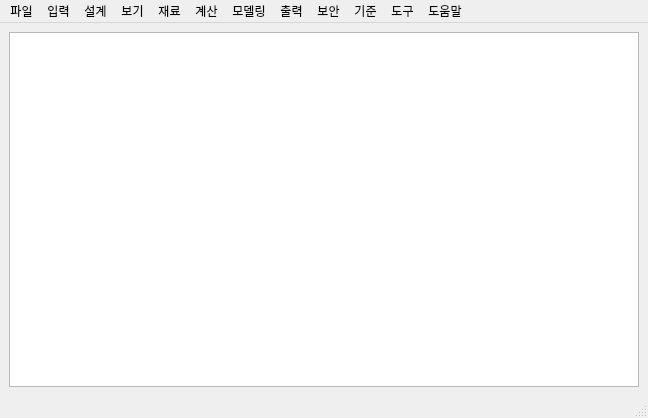
<?xml version="1.0" encoding="UTF-8"?>
<ui version="4.0">
 <class>MainWindow</class>
 <widget class="QMainWindow" name="MainWindow">
  <property name="geometry">
   <rect>
    <x>0</x>
    <y>0</y>
    <width>648</width>
    <height>418</height>
   </rect>
  </property>
  <property name="cursor">
   <cursorShape>ArrowCursor</cursorShape>
  </property>
  <property name="mouseTracking">
   <bool>true</bool>
  </property>
  <property name="contextMenuPolicy">
   <enum>Qt::ActionsContextMenu</enum>
  </property>
  <property name="windowTitle">
   <string>변압기설계 프로그램(kepri)</string>
  </property>
  <property name="toolTipDuration">
   <number>-4</number>
  </property>
  <widget class="QWidget" name="centralwidget">
   <property name="focusPolicy">
    <enum>Qt::TabFocus</enum>
   </property>
   <layout class="QGridLayout" name="gridLayout">
    <item row="0" column="0">
     <layout class="QVBoxLayout" name="verticalLayout">
      <item>
       <widget class="QPlainTextEdit" name="plainTextEdit">
        <property name="focusPolicy">
         <enum>Qt::WheelFocus</enum>
        </property>
        <property name="contextMenuPolicy">
         <enum>Qt::ActionsContextMenu</enum>
        </property>
        <property name="toolTipDuration">
         <number>-2</number>
        </property>
        <property name="layoutDirection">
         <enum>Qt::LeftToRight</enum>
        </property>
       </widget>
      </item>
     </layout>
    </item>
   </layout>
  </widget>
  <widget class="QMenuBar" name="menubar">
   <property name="geometry">
    <rect>
     <x>0</x>
     <y>0</y>
     <width>648</width>
     <height>21</height>
    </rect>
   </property>
   <property name="focusPolicy">
    <enum>Qt::NoFocus</enum>
   </property>
   <widget class="QMenu" name="menu_file">
    <property name="cursor">
     <cursorShape>PointingHandCursor</cursorShape>
    </property>
    <property name="layoutDirection">
     <enum>Qt::RightToLeft</enum>
    </property>
    <property name="title">
     <string>파일</string>
    </property>
    <addaction name="file_newdesign"/>
    <addaction name="file_load"/>
    <addaction name="file_save"/>
    <addaction name="file_saveas"/>
    <addaction name="file_close"/>
   </widget>
   <widget class="QMenu" name="menu_input">
    <property name="cursor">
     <cursorShape>PointingHandCursor</cursorShape>
    </property>
    <property name="title">
     <string>입력</string>
    </property>
   </widget>
   <widget class="QMenu" name="menu_design">
    <property name="cursor">
     <cursorShape>PointingHandCursor</cursorShape>
    </property>
    <property name="layoutDirection">
     <enum>Qt::RightToLeft</enum>
    </property>
    <property name="title">
     <string>설계</string>
    </property>
   </widget>
   <widget class="QMenu" name="menu_view">
    <property name="cursor">
     <cursorShape>PointingHandCursor</cursorShape>
    </property>
    <property name="layoutDirection">
     <enum>Qt::RightToLeft</enum>
    </property>
    <property name="title">
     <string>보기</string>
    </property>
   </widget>
   <widget class="QMenu" name="menu_material">
    <property name="cursor">
     <cursorShape>PointingHandCursor</cursorShape>
    </property>
    <property name="layoutDirection">
     <enum>Qt::RightToLeft</enum>
    </property>
    <property name="title">
     <string>재료</string>
    </property>
   </widget>
   <widget class="QMenu" name="menu_calculate">
    <property name="cursor">
     <cursorShape>PointingHandCursor</cursorShape>
    </property>
    <property name="layoutDirection">
     <enum>Qt::RightToLeft</enum>
    </property>
    <property name="title">
     <string>계산</string>
    </property>
   </widget>
   <widget class="QMenu" name="menu_modelling">
    <property name="cursor">
     <cursorShape>PointingHandCursor</cursorShape>
    </property>
    <property name="layoutDirection">
     <enum>Qt::RightToLeft</enum>
    </property>
    <property name="title">
     <string>모델링</string>
    </property>
   </widget>
   <widget class="QMenu" name="menu_print">
    <property name="cursor">
     <cursorShape>PointingHandCursor</cursorShape>
    </property>
    <property name="contextMenuPolicy">
     <enum>Qt::NoContextMenu</enum>
    </property>
    <property name="layoutDirection">
     <enum>Qt::RightToLeft</enum>
    </property>
    <property name="title">
     <string>출력</string>
    </property>
   </widget>
   <widget class="QMenu" name="menu_security">
    <property name="cursor">
     <cursorShape>PointingHandCursor</cursorShape>
    </property>
    <property name="layoutDirection">
     <enum>Qt::RightToLeft</enum>
    </property>
    <property name="title">
     <string>보안</string>
    </property>
   </widget>
   <widget class="QMenu" name="menu_standard">
    <property name="cursor">
     <cursorShape>PointingHandCursor</cursorShape>
    </property>
    <property name="layoutDirection">
     <enum>Qt::RightToLeft</enum>
    </property>
    <property name="title">
     <string>기준</string>
    </property>
   </widget>
   <widget class="QMenu" name="menu_tool">
    <property name="cursor">
     <cursorShape>PointingHandCursor</cursorShape>
    </property>
    <property name="layoutDirection">
     <enum>Qt::RightToLeft</enum>
    </property>
    <property name="title">
     <string>도구</string>
    </property>
   </widget>
   <widget class="QMenu" name="menu_help">
    <property name="cursor">
     <cursorShape>PointingHandCursor</cursorShape>
    </property>
    <property name="layoutDirection">
     <enum>Qt::RightToLeft</enum>
    </property>
    <property name="title">
     <string>도움말</string>
    </property>
   </widget>
   <addaction name="menu_file"/>
   <addaction name="menu_input"/>
   <addaction name="menu_design"/>
   <addaction name="menu_view"/>
   <addaction name="menu_material"/>
   <addaction name="menu_calculate"/>
   <addaction name="menu_modelling"/>
   <addaction name="menu_print"/>
   <addaction name="menu_security"/>
   <addaction name="menu_standard"/>
   <addaction name="menu_tool"/>
   <addaction name="menu_help"/>
  </widget>
  <widget class="QStatusBar" name="statusbar"/>
  <action name="file_newdesign">
   <property name="text">
    <string>신규설계</string>
   </property>
  </action>
  <action name="file_load">
   <property name="iconText">
    <string>불러오기</string>
   </property>
   <property name="toolTip">
    <string>불러오기</string>
   </property>
   <property name="shortcut">
    <string>Ctrl+O</string>
   </property>
   <property name="shortcutContext">
    <enum>Qt::WindowShortcut</enum>
   </property>
  </action>
  <action name="file_save">
   <property name="text">
    <string>저장하기</string>
   </property>
   <property name="iconText">
    <string>저장하기</string>
   </property>
   <property name="toolTip">
    <string>저장하기</string>
   </property>
   <property name="shortcut">
    <string>Ctrl+C</string>
   </property>
   <property name="shortcutContext">
    <enum>Qt::WindowShortcut</enum>
   </property>
  </action>
  <action name="file_close">
   <property name="text">
    <string>종료하기</string>
   </property>
   <property name="shortcut">
    <string>Ctrl+Q</string>
   </property>
  </action>
  <action name="file_saveas">
   <property name="text">
    <string>다른이름으로 저장하기</string>
   </property>
   <property name="shortcut">
    <string>Ctrl+Shift+S</string>
   </property>
   <property name="menuRole">
    <enum>QAction::TextHeuristicRole</enum>
   </property>
  </action>
 </widget>
 <resources/>
 <connections/>
</ui>
